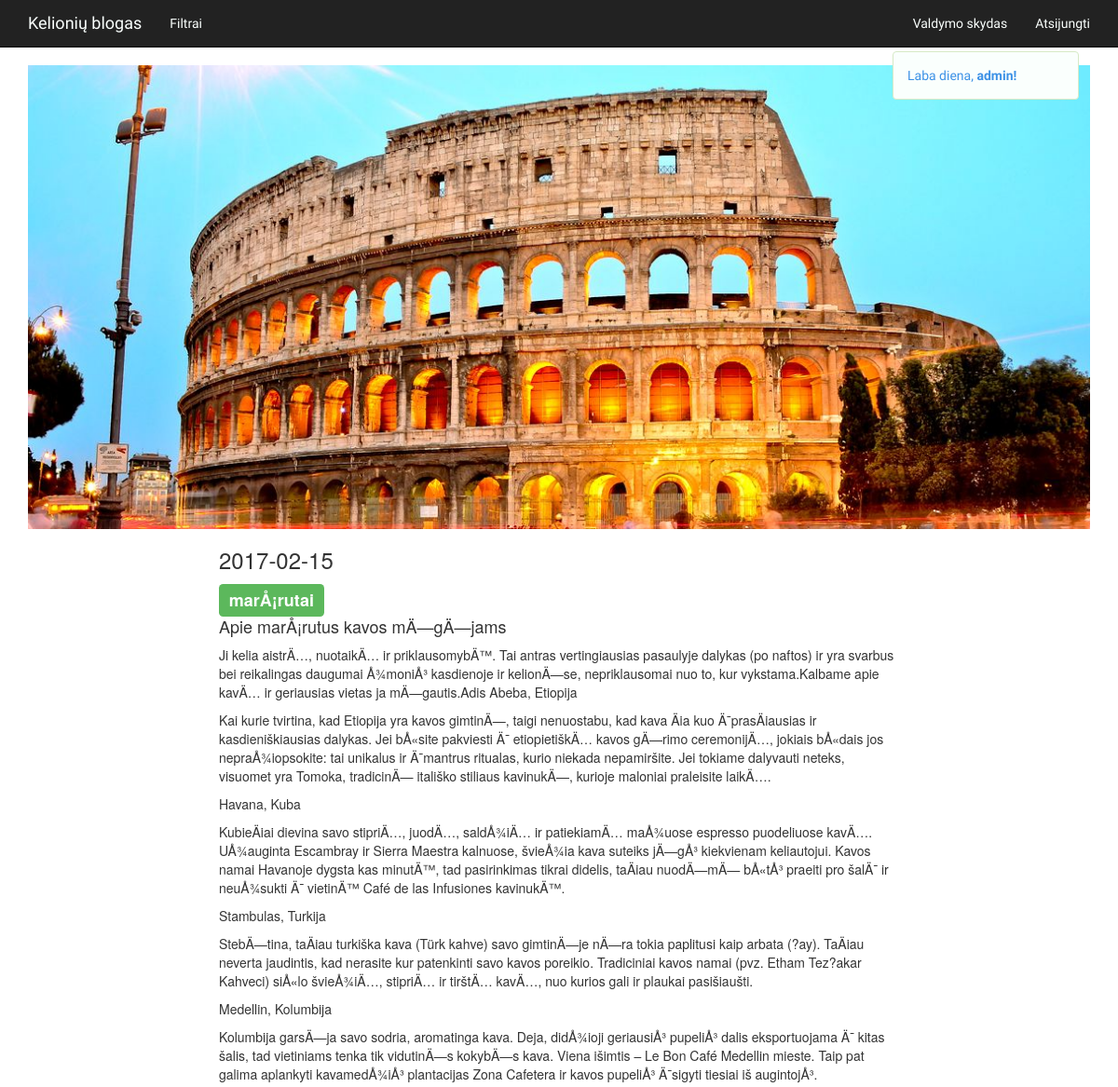
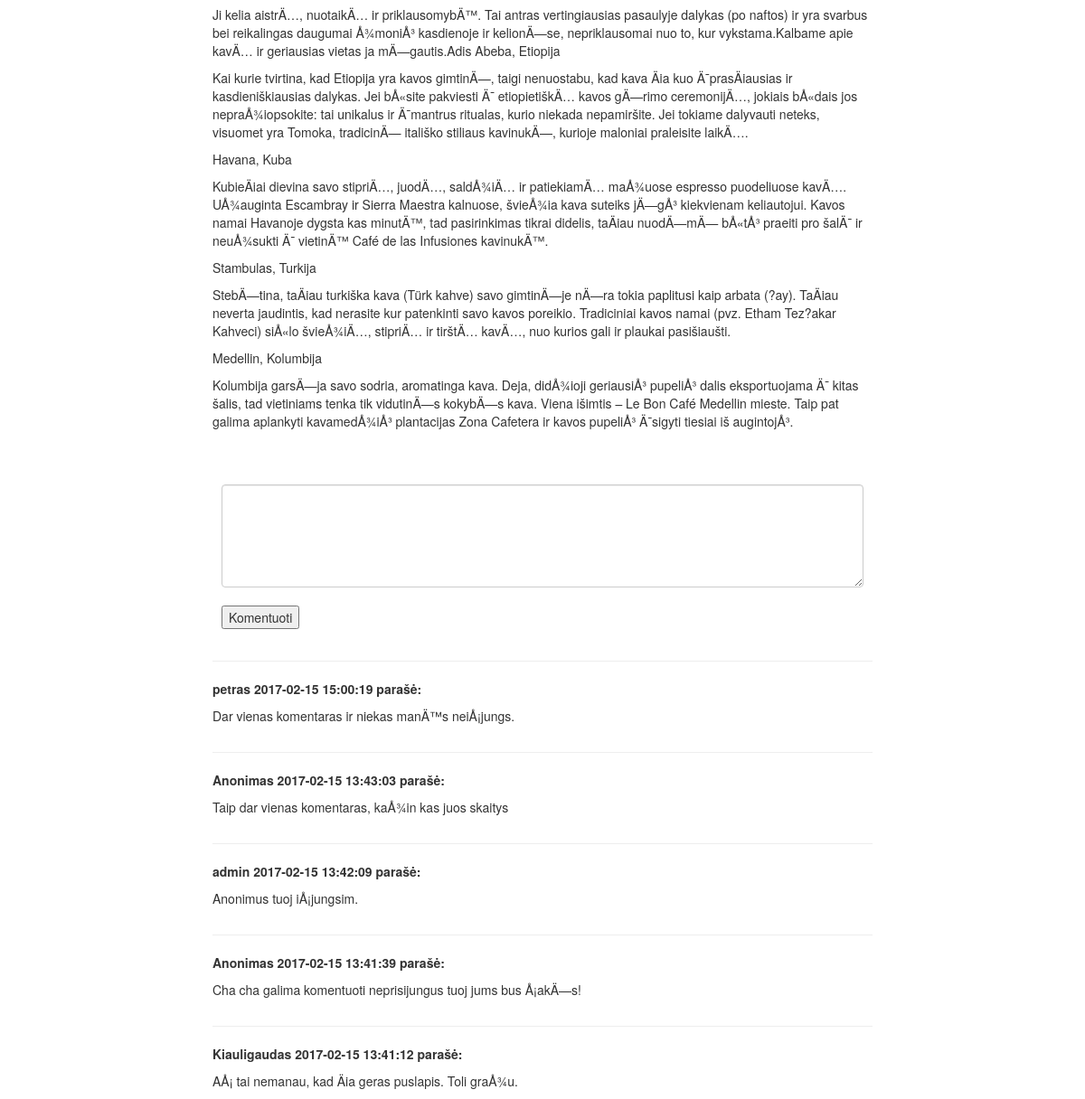
Screenshot of /single-entry.php?id=32 (signed in) with the database file from the repository (2 pictures, top to bottom).
### tables this page shows
CREATE TABLE `users` (
  `id` int(11) NOT NULL,
  `username` varchar(255) NOT NULL,
  `email` varchar(255) NOT NULL,
  `password` varchar(255) NOT NULL,
  `user_level` int(11) NOT NULL DEFAULT '3',
  `type` varchar(11) NOT NULL DEFAULT 'a',
  `timestamp` datetime NOT NULL DEFAULT CURRENT_TIMESTAMP
);

CREATE TABLE `entries` (
  `id` int(11) NOT NULL,
  `user_id` varchar(100) NOT NULL,
  `title` varchar(2000) NOT NULL,
  `entry` text NOT NULL,
  `category_id` int(11) NOT NULL,
  `timestamp` datetime NOT NULL DEFAULT CURRENT_TIMESTAMP,
  `status` varchar(11) NOT NULL DEFAULT 'a',
  `picture` varchar(255) NOT NULL DEFAULT 'http://lorempixel.com/950/600/'
);

CREATE TABLE `category` (
  `id` int(11) NOT NULL,
  `category_name` varchar(255) NOT NULL,
  `status` varchar(10) NOT NULL DEFAULT 'a'
);

CREATE TABLE `comments` (
  `id` int(11) NOT NULL,
  `user_id` int(11) NOT NULL,
  `entry_id` int(11) NOT NULL,
  `comment` varchar(255) NOT NULL,
  `timestamp` datetime NOT NULL DEFAULT CURRENT_TIMESTAMP,
  `status` varchar(11) NOT NULL DEFAULT 'a'
);

### functions.php (called while the page is built, shortened)
<?php
include('config.php');
function loggedIn(){
    if(isset($_SESSION['user_id']) AND !empty($_SESSION['user_id'])){
        return true;
    }else{
        return false;
    }
}
if(loggedIn()){
    $my_id = $_SESSION['user_id'];
    $user_query = mysqli_query($db_connect, "SELECT username, user_level FROM users WHERE id = '$my_id'");
    $run_user = mysqli_fetch_array($user_query);
    $username = $run_user['username'];
}

### single-entry.php (the view, shortened to what this page needs)
<?php
include('functions.php');
include('navbar.php');
include('head.php');
$entry_id = $_GET['id'];
$query = mysqli_query($db_connect, "SELECT * FROM entries WHERE id = '{$entry_id}'");
while($list = mysqli_fetch_array($query)){
    $entry = $list['entry'];
    $title = $list['title'];
    $time = $list['timestamp'];
    $cat_id = $list['category_id'];
  }
  $cat_query = mysqli_query($db_connect, "SELECT * FROM category WHERE id = '{$cat_id}'");
  while($run_cat = mysqli_fetch_array($cat_query)){
    $category_name = $run_cat['category_name'];
  }
?>
<div class="container ">
  <div class="row">
      <div class="col-lg-12 ">
          <a href="#">
              <img class="img-responsive" src="images/rome-und-col.jpg" alt="">
          </a>
        <div class="col-md-8 col-md-offset-2">
          <h3><?= substr($time, 0, -8);?></h3>
          <h3><span class="label label-success"><?=$category_name?></span></h3>
          <h4><?=$title?></h4>
          <p><?=$entry?></p>
        </div>
      </div>
    </div>
    <div class="col-lg-12">
      <br>
      <div class="col-md-8 col-md-offset-2" id="submit_comment">
        <div class="form-group">
             <form action="comment-db.php" method="POST">
                <textarea class="form-control" rows="5" id="comment" name="comment"></textarea>
                <br>
                <input type="submit" value="Komentuoti">
            </form>
      </div>
    </div>
    </div>
        <?php
        $query = mysqli_query($db_connect, "SELECT * FROM comments WHERE entry_id = '{$entry_id}' ORDER BY timestamp DESC");
        while($list = mysqli_fetch_array($query)){
            $comment = $list['comment'];
            $time = $list['timestamp'];
            $user_id = $list['user_id'];
            $status = $list['status'];
            if($user_id != 0){
              $user_query = mysqli_query($db_connect, "SELECT * FROM users WHERE id = '{$user_id}'");
              while($run_user = mysqli_fetch_array($user_query)){
                $username = $run_user['username'];
              }}else {
                $username = 'Anonimas';
              }
              if($status != 'd'){
            ?>
          <div class="col-md-8 col-md-offset-2"  >
            <hr>
            <p><strong><?=$username?></strong> <span><strong><?=$time?></strong></span><span> <strong>parašė:</strong></span>
            <br>
            <p><?=$comment?></p>
          </div>
             <?php } ?>
            <?php
          }
        ?>
</div>

### navbar.php (shortened to what this page needs)
    <nav class="navbar navbar-inverse navbar-fixed-top" role="navigation">
        <div class="container customfont-style">
            <div class="navbar-header">
                <a class="navbar-brand font-navrow" href="index.php">Kelionių blogas</a>
            </div>
            <div class="collapse navbar-collapse font-navrow" id="bs-example-navbar-collapse-1">
                 <ul class="nav navbar-nav">
                    <li><a href="#" id="toggle-filter-div">Filtrai</a></li>
                </ul>
                <ul class="nav navbar-nav navbar-right">
<?php
if(loggedIn()){
?>
                    <li><a href="admin.php">Valdymo skydas</a></li>
                    <li><a href="logout.php">Atsijungti</a></li>
                    <?php
                    }else{
                        ?>
                    <li><a data-toggle="modal"  href="index.php#login-modal">Prisijungti</a></li>
                    <?php
                    }
                    ?>
                </ul>
            </div>
        </div>
<?php
if(loggedIn()){	?>
		 <div class="alert alert-success alert-style" id="hello-login-popup">
	<script type="text/javascript">document.write(hello)</script><strong><?=$username?>! </strong>
</div> <?php } ?>
    </nav>

### css/custom.css (style rules this page uses)
.navbar-inverse .navbar-brand { color: #FAFFFD; }
.customfont-style { font-family: 'Basic', sans-serif; }
.alert-style { width: 200px; position: absolute; right: 42px; top: 55px; }
.alert-success { color: #3C91E6; background-color: #FAFFFD; font-family: 'Basic', sans-serif; }
.font-navrow { font-family: 'Freckle Face', cursive; }
.navbar-inverse .navbar-nav>li>a { color: #FAFFFD; }

### rows the page displays
users: username "admin"
entries: timestamp "2017-02-15", title "Apie marÅ¡rutus kavos mÄ—gÄ—jams", entry "Ji kelia aistrÄ…, nuotaikÄ… ir priklausomybÄ™. Tai antras vertingiausias pasaulyje dalykas (po naftos) ir yra svarbus bei reikalingas daugumai Å¾moniÅ³ kasdienoje ir kelionÄ—se, nepriklausomai nuo to, kur vykstama.Kalbame apie kavÄ… ir geriausias vietas ja mÄ—gautis.Adis Abeba, Etiopija Kai kurie tvirtina, kad Etiopija yra kavos gimtinÄ—, taigi nenuostabu, kad kava Äia kuo Ä¯prasÄiausias ir kasdieniškiausias dalykas. Jei bÅ«site pakviesti Ä¯ etiopietiškÄ… kavos gÄ—rimo ceremonijÄ…, jokiais bÅ«dais jos nepraÅ¾iopsokite: tai unikalus ir Ä¯mantrus ritualas, kurio niekada nepamiršite. Jei tokiame dalyvauti neteks, visuomet yra Tomoka, tradicinÄ— itališko stiliaus kavinukÄ—, kurioje maloniai…"
category: category_name "marÅ¡rutai"
comments: user.username "petras", timestamp "2017-02-15 15:00:19", comment "Dar vienas komentaras ir niekas manÄ™s neiÅ¡jungs."
comments: user "Anonimas", timestamp "2017-02-15 13:43:03", comment "Taip dar vienas komentaras, kaÅ¾in kas juos skaitys"
comments: user.username "admin", timestamp "2017-02-15 13:42:09", comment "Anonimus tuoj iÅ¡jungsim."
comments: user "Anonimas", timestamp "2017-02-15 13:41:39", comment "Cha cha galima komentuoti neprisijungus tuoj jums bus Å¡akÄ—s!"
comments: user.username "Kiauligaudas", timestamp "2017-02-15 13:41:12", comment "AÅ¡ tai nemanau, kad Äia geras puslapis. Toli graÅ¾u."
